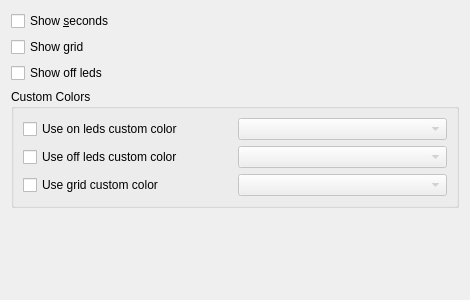
<ui version="4.0" >
 <class>clockConfig</class>
 <widget class="QWidget" name="clockConfig" >
  <property name="geometry" >
   <rect>
    <x>0</x>
    <y>0</y>
    <width>470</width>
    <height>300</height>
   </rect>
  </property>
  <property name="minimumSize" >
   <size>
    <width>400</width>
    <height>300</height>
   </size>
  </property>
  <layout class="QVBoxLayout" name="verticalLayout" >
   <item>
    <widget class="QCheckBox" name="showSecondHandCheckBox" >
     <property name="toolTip" >
      <string>Show the second leds</string>
     </property>
     <property name="whatsThis" >
      <string>Check this if you want to display second leds in order to see the seconds.</string>
     </property>
     <property name="text" >
      <string>Show &amp;seconds</string>
     </property>
    </widget>
   </item>
   <item>
    <widget class="QCheckBox" name="showGridCheckBox" >
     <property name="toolTip" >
      <string>Show the grid</string>
     </property>
     <property name="whatsThis" >
      <string>Check this if you want to see a grid around leds.</string>
     </property>
     <property name="text" >
      <string>Show grid</string>
     </property>
    </widget>
   </item>
   <item>
    <widget class="QCheckBox" name="showOffLedsCheckBox" >
     <property name="toolTip" >
      <string>Show the off leds</string>
     </property>
     <property name="whatsThis" >
      <string>Check this if you want to see off leds.</string>
     </property>
     <property name="text" >
      <string>Show off leds</string>
     </property>
    </widget>
   </item>
   <item>
    <widget class="QGroupBox" name="ColorsGroupBox" >
     <property name="title" >
      <string>Custom Colors</string>
     </property>
     <layout class="QGridLayout" name="gridLayout" >
      <item row="0" column="0" >
       <widget class="QCheckBox" name="onLedsCustomColorCheckBox" >
        <property name="text" >
         <string>Use on leds custom color</string>
        </property>
       </widget>
      </item>
      <item row="0" column="1" >
       <widget class="KColorCombo" name="onLedsCustomColorCombo" >
        <property name="enabled" >
         <bool>false</bool>
        </property>
       </widget>
      </item>
      <item row="1" column="0" >
       <widget class="QCheckBox" name="offLedsCustomColorCheckBox" >
        <property name="text" >
         <string>Use off leds custom color</string>
        </property>
       </widget>
      </item>
      <item row="1" column="1" >
       <widget class="KColorCombo" name="offLedsCustomColorCombo" >
        <property name="enabled" >
         <bool>false</bool>
        </property>
       </widget>
      </item>
      <item row="2" column="0" >
       <widget class="QCheckBox" name="gridCustomColorCheckBox" >
        <property name="text" >
         <string>Use grid custom color</string>
        </property>
       </widget>
      </item>
      <item row="2" column="1" >
       <widget class="KColorCombo" name="gridCustomColorCombo" >
        <property name="enabled" >
         <bool>false</bool>
        </property>
       </widget>
      </item>
     </layout>
    </widget>
   </item>
   <item>
    <spacer name="verticalSpacer" >
     <property name="orientation" >
      <enum>Qt::Vertical</enum>
     </property>
     <property name="sizeHint" stdset="0" >
      <size>
       <width>20</width>
       <height>70</height>
      </size>
     </property>
    </spacer>
   </item>
  </layout>
 </widget>
  <customwidgets>
  <customwidget>
   <class>KColorCombo</class>
   <extends>QComboBox</extends>
   <header>kcolorcombo.h</header>
  </customwidget>
 </customwidgets>
 <resources/>
 <connections>
  <connection>
   <sender>onLedsCustomColorCheckBox</sender>
   <signal>toggled(bool)</signal>
   <receiver>onLedsCustomColorCombo</receiver>
   <slot>setEnabled(bool)</slot>
   <hints>
    <hint type="sourcelabel" >
     <x>122</x>
     <y>131</y>
    </hint>
    <hint type="destinationlabel" >
     <x>346</x>
     <y>131</y>
    </hint>
   </hints>
  </connection>
  <connection>
   <sender>offLedsCustomColorCheckBox</sender>
   <signal>toggled(bool)</signal>
   <receiver>offLedsCustomColorCombo</receiver>
   <slot>setEnabled(bool)</slot>
   <hints>
    <hint type="sourcelabel" >
     <x>122</x>
     <y>163</y>
    </hint>
    <hint type="destinationlabel" >
     <x>346</x>
     <y>163</y>
    </hint>
   </hints>
  </connection>
  <connection>
   <sender>gridCustomColorCheckBox</sender>
   <signal>toggled(bool)</signal>
   <receiver>gridCustomColorCombo</receiver>
   <slot>setEnabled(bool)</slot>
   <hints>
    <hint type="sourcelabel" >
     <x>122</x>
     <y>195</y>
    </hint>
    <hint type="destinationlabel" >
     <x>346</x>
     <y>195</y>
    </hint>
   </hints>
  </connection>
 </connections>
</ui>
